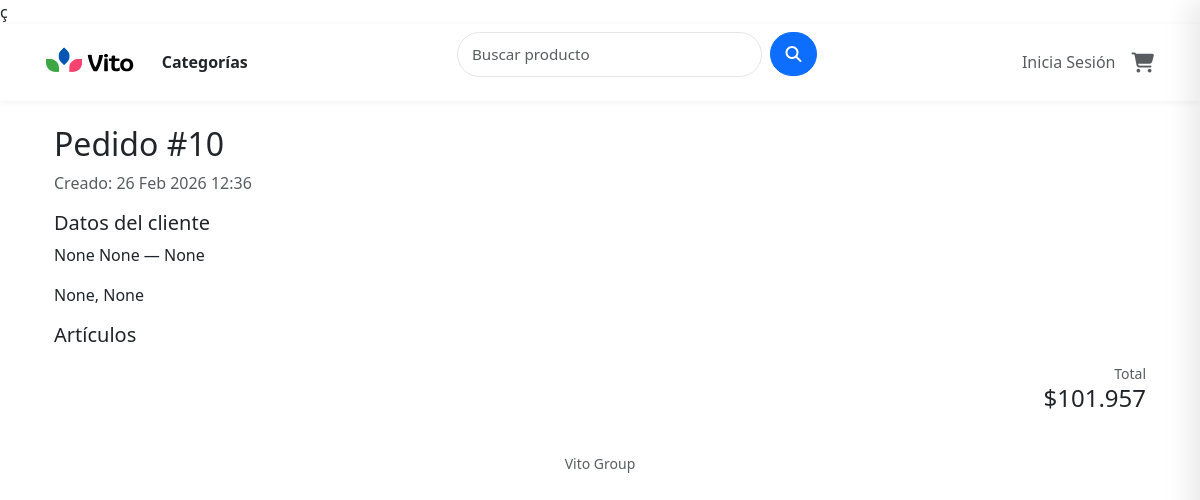
The app's page /orders/10/ with its own data.
### apps/orders/models.py (models this page shows, shortened)
class Order(models.Model):
    user = models.ForeignKey(settings.AUTH_USER_MODEL, on_delete=models.SET_NULL, null=True, blank=True)
    first_name = models.CharField(max_length=100, blank=True, null=True)
    last_name = models.CharField(max_length=100, blank=True, null=True)
    email = models.EmailField(blank=True, null=True)
    address = models.CharField(max_length=255, blank=True, null=True)
    postal_code = models.CharField(max_length=20, blank=True, null=True)  # hacerlo opcional evita prompt
    city = models.CharField(max_length=100, blank=True, null=True)
    created = models.DateTimeField(auto_now_add=True)
    updated = models.DateTimeField(auto_now=True)
    paid = models.BooleanField(default=False)
    total = models.DecimalField(max_digits=10, decimal_places=2, default=0)
    class Meta:
        ordering = ['-created']

### apps/orders/views.py (the view)
# urls.py: path('<int:pk>/', views.order_detail, name='detail'),
def order_detail(request, pk):
    order = get_object_or_404(Order, pk=pk)
    return render(request, 'orders/detail.html', {'order': order})

### apps/cart/cart.py (called while the page is built, shortened)
    def get_total_price(self) -> Decimal:
        total = Decimal("0.00")
        return total

### apps/catalog/templatetags/currency_filters.py (called while the page is built)
@register.filter(is_safe=True)
def format_cop(value, symbol='$', space=False):
    if value is None or value == '':
        return ''
    try:
        d = Decimal(value)
    except (InvalidOperation, TypeError, ValueError):
        return value
    d = d.quantize(Decimal('1'))
    try:
        int_value = int(d)
        formatted = format(int_value, ",d").replace(",", ".")
    except Exception:
        formatted = str(d)
    sep = " " if space else ""
    return f"{symbol}{sep}{formatted}"

### templates/orders/detail.html (shortened to what this page needs)
ç{% extends "base.html" %}
{% load currency_filters %}
{% block content %}
<div class="container my-4">
  <h2>Pedido #{{ order.id }}</h2>
  <p class="text-muted">Creado: {{ order.created|date:"d M Y H:i" }}</p>
  <h5>Datos del cliente</h5>
  <p>{{ order.first_name }} {{ order.last_name }} — {{ order.email }}</p>
  <p>{{ order.address }}, {{ order.city }}</p>
  <h5 class="mt-3">Artículos</h5>
  <div class="mt-3 text-end">
    <div class="small text-muted">Total</div>
    <div class="h4" aria-label="Total del pedido">{{ order.total|format_cop }}</div>
  </div>
</div>
{% endblock %}

### static/css/header.css (style rules this page uses)
:root { --primary: #0d6efd; --muted: #666; --search-max-width: 360px; --search-min-width: 220px; --search-btn-size: 44px; --sweep-height: 2px; --sweep-bottom-offset: -6px; --sweep-transition: 320ms cubic-bezier(.2,.9,.3,1); }
* { box-sizing: border-box; }

### static/css/catalog.css (style rules this page uses)
:root { --cat-icon-size: 20px; --primary: #0d6efd; }

### static/css/cart.css (style rules this page uses)
:root { --cart-width: 360px; --panel-shadow: -12px 0 24px rgba(0,0,0,.08); --muted: #6c757d; --border: #f1f1f1; --surface: #fff; --primary: #0d6efd; --danger: #dc3545; --bg-muted: #f8f9fa; --gap: 1rem; --radius: 8px; }

### static/css/accounts.css (style rules this page uses)
:root { --bg: #ffffff; --surface: #f8f9fa; --muted: #6c757d; --text: #212529; --primary: #0d6efd; --primary-600: #0b5ed7; --accent: #0dcaf0; --success: #198754; --danger: #dc3545; --card-shadow: 0 10px 30px rgba(33,37,41,0.06); --radius: 10px; --radius-sm: 6px; --transition: 180ms ease; --focus-ring: 0 0 0 6px rgba(13,110,253,0.08); --max-width-form: 720px; --font-family: system-ui, -apple-system, "Segoe UI", Roboto, "Helvetica Neue", Arial; }

### records on screen
Order: id "10", created "26 Feb 2026 12:36", first_name "None", last_name "None", email "None", address "None", city "None", total "$101.957"
